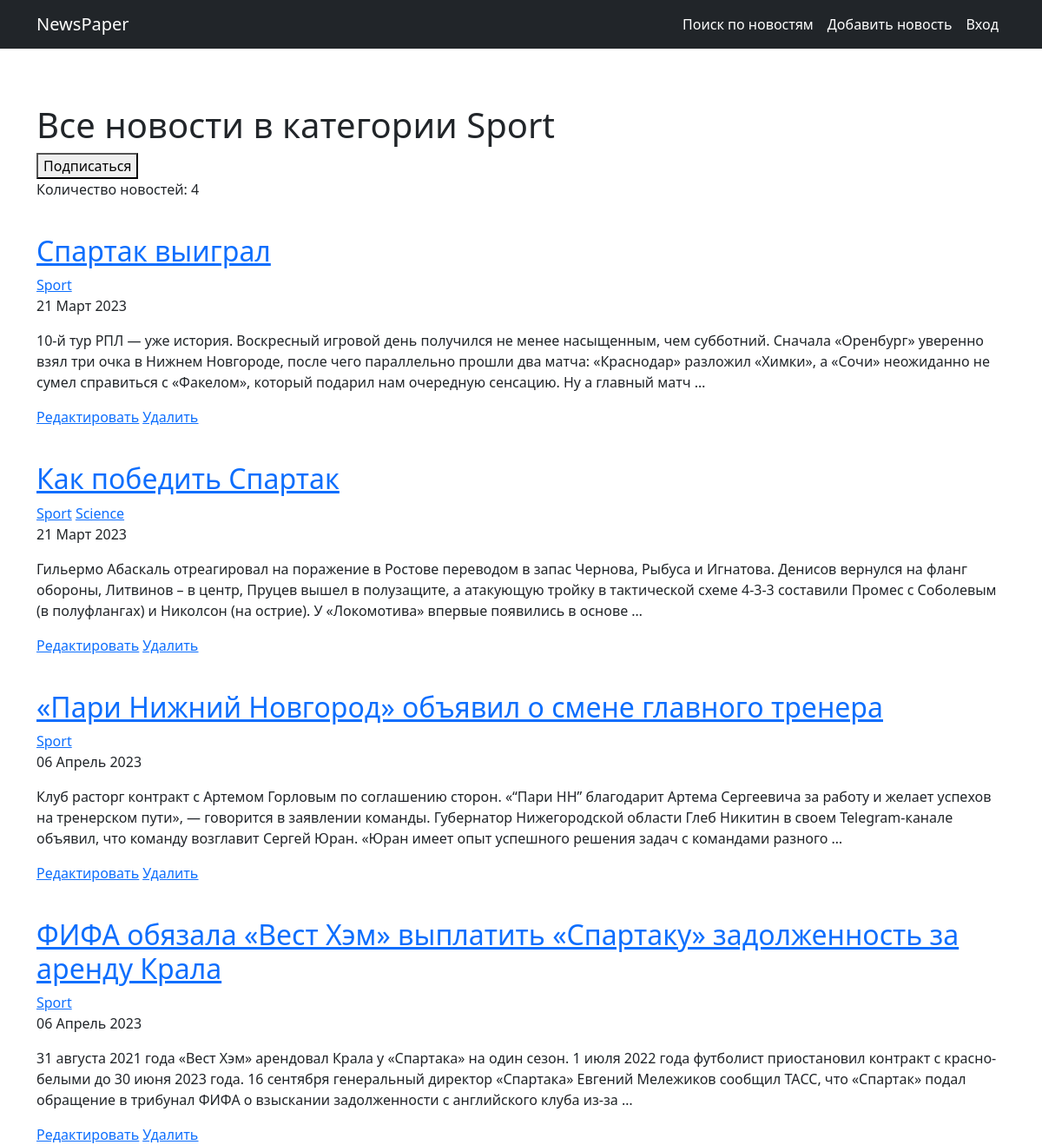
The page /news/category/3/ on the database its author committed.
### news/models.py (models this page shows, shortened)
class Category(models.Model):
    name = models.CharField(max_length=255, unique=True)
    subscribers = models.ManyToManyField(User, blank=True)
    class Meta:
        verbose_name = 'Категория новости'
        verbose_name_plural = 'Категории новостей'
        ordering = ['id']

class Post(models.Model):
    author = models.ForeignKey(Author, on_delete=models.CASCADE)
    postCategory = models.ManyToManyField(Category, through='PostCategory')
    ARTICLE = 'AR'
    NEWS = 'NW'
    categoryType = models.CharField(max_length=2, choices=[(ARTICLE, 'статья'), (NEWS, 'новость')], default=ARTICLE)
    datetimeCreation = models.DateTimeField(auto_now_add=True)
    postTitle = models.CharField(max_length=255)
    postText = models.TextField()
    postRating = models.FloatField(default=0.0)
    class Meta:
        verbose_name = 'Новость'
        verbose_name_plural = 'Новости'
        ordering = ['datetimeCreation']

### news/views.py (the view)
# urls.py: path('category/<int:pk>/', CategoryDetailView.as_view(), name='category_detail'),
class CategoryDetailView(DetailView):
    model = Category  # модель всё та же, но мы хотим получать детали конкретно отдельного товара
    template_name = 'category.html'  # название шаблона будет product.html
    context_object_name = 'category'  # название объекта
    def get_context_data(self, **kwargs):
        context = super().get_context_data(**kwargs)
        user = self.request.user
        category = self.get_object()
        news_list = category.post_set.all()
        paginator = Paginator(news_list, 20)
        page_number = self.request.GET.get('page')
        page_obj = paginator.get_page(page_number)
        context['news'] = page_obj
        context['subscribed'] = category.subscribers.filter(username=user.username).exists()
        context['page_obj'] = page_obj
        return context

### news/templatetags/custom_filters.py (called while the page is built)
@register.filter(name='censor')  # регистрируем наш фильтр под именем multiply, чтоб django понимал,
def censor(value, arg):  # первый аргумент здесь — это то значение, к которому надо применить фильтр,
    res = re.sub(r'(?i)какашка(?=\W)', arg, value)
    res1 = re.sub(r'(?i)букашка(?=\W)', arg, res)
    return res1

### templates/category.html (shortened to what this page needs)
{% extends 'flatpages/default.html' %}
{% load custom_filters %}
{% block content %}
    <h1>Все новости в категории <span>{{ category.name }}</span></h1>
<div>
    {% if subscribed %}
    <a href="{% url 'unsubscribe' category.id %}">
        <button>Отписаться</button>
    </a>
    {% else %}
    <a href="{% url 'subscribe' category.id %}">
        <button>Подписаться</button>
    </a>
    {% endif %}
</div>
    <p>Количество новостей: {{ news|length }}</p>
    {% for newsdetail in news %}
        <h2 class="news-title"> <a href="{% url 'newsdetail' newsdetail.id %}">{{ newsdetail.postTitle|censor:'***' }}</a> </h2>
        {% for category in newsdetail.postCategory.all %}
            <a href="{% url 'category_detail' category.id %}">{{ category.name }}</a>
        {% endfor %}
        <p>{{ newsdetail.datetimeCreation|date:'d F Y' }}</p>
        <p>{{ newsdetail.postText|truncatewords:50|censor:'***' }}</p>
        <a href="{% url 'news_edit' newsdetail.id %}"><u>Редактировать</u></a>
        <a href="{% url 'news_delete' newsdetail.id %}"><u>Удалить</u></a>
    {% endfor %}
{% endblock content %}

### rows shown on the page
Category: name "Sport"
Post: postTitle|censor "Спартак выиграл", datetimeCreation "21 Март 2023", postText|censor "10-й тур РПЛ — уже история. Воскресный игровой день получился не менее насыщенным, чем субботний. Сначала «Оренбург» уверенно взял три очка в Нижнем Новгороде, после чего параллельно прошли два матча: «Краснодар» разложил «Химки», а «Сочи» неожиданно не сумел справиться с «Факелом», который подарил нам очередную сенсацию. Ну а главный матч …"
Post: postTitle|censor "Как победить Спартак", datetimeCreation "21 Март 2023", postText|censor "Гильермо Абаскаль отреагировал на поражение в Ростове переводом в запас Чернова, Рыбуса и Игнатова. Денисов вернулся на фланг обороны, Литвинов – в центр, Пруцев вышел в полузащите, а атакующую тройку в тактической схеме 4-3-3 составили Промес с Соболевым (в полуфлангах) и Николсон (на острие). У «Локомотива» впервые появились в основе …"
Category: name "Science"
Post: postTitle|censor "«Пари Нижний Новгород» объявил о смене главного тренера", datetimeCreation "06 Апрель 2023", postText|censor "Клуб расторг контракт с Артемом Горловым по соглашению сторон. «“Пари НН” благодарит Артема Сергеевича за работу и желает успехов на тренерском пути», — говорится в заявлении команды. Губернатор Нижегородской области Глеб Никитин в своем Telegram-канале объявил, что команду возглавит Сергей Юран. «Юран имеет опыт успешного решения задач с командами разного …"
Post: postTitle|censor "ФИФА обязала «Вест Хэм» выплатить «Спартаку» задолженность за аренду Крала", datetimeCreation "06 Апрель 2023", postText|censor "31 августа 2021 года «Вест Хэм» арендовал Крала у «Спартака» на один сезон. 1 июля 2022 года футболист приостановил контракт с красно-белыми до 30 июня 2023 года. 16 сентября генеральный директор «Спартака» Евгений Мележиков сообщил ТАСС, что «Спартак» подал обращение в трибунал ФИФА о взыскании задолженности с английского клуба из-за …"

### other values the page prints
{{ news|length }} "4"
